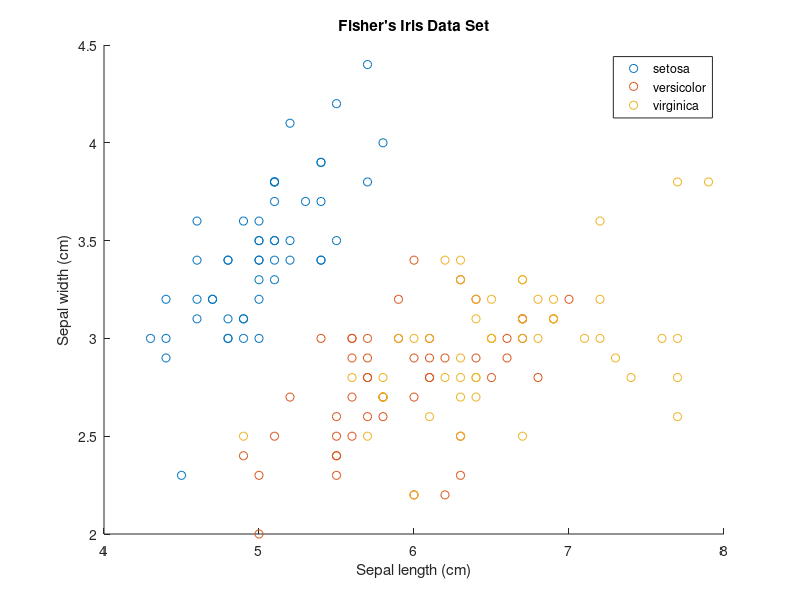

MATLAB code to generate this figure: (Note: this script raises an error after producing the figure.)
clear;
close all;
clc;
rng(4);
load fisheriris

X = meas(:,1:2); %select features to for GMM over peta meausurements
%[n,p] - size(X);

%plot the data in the feature space
figure;
gscatter(X(:,1),X(:,2),species);
title('Fisher''s Iris Data Set');
xlabel('Sepal length (cm)');
ylabel('Sepal width (cm)');

%GMM tuning params
k = 4;
options = statset('MaxIter', 1000); %increase no. of EM iterations

%plotting params
d = 500;
x1 = linspace(min(X(:,1)) - 2,max(X(:,1)) + 2,d);
x2 = linspace(min(X(:,2)) - 2,max(X(:,2)) + 2,d);
[x1grid,x2grid] = meshgrid(x1,x2);
X0 = [x1grid(:) x2grid(:)]; % create points that cover the data space of interest
threshold = sqrt(chi2inv(0.99,2)); % select Gaussian with 99% confidence
plotColors = [0.5,0.5,0.5;0.62,0.62,0.62;0.87,0.87,0.87;0.75,0.75,0.75];
c = 1;
figure()

% Fit gaussian and plot
for ik = 1 : k
    % fit ik Gaussian mixtures
    gmModel = fitgmdist(X,ik,'Options',options);
    clusterX = cluster(gmModel,X);
    % plot Gaussians over truth
    mahalDist = mahal(gmModel,X0);
    subplot(2,2,c);
    h1 = gscatter(X(:,1),X(:,2),clusterX,'rbgm'); % plot truth
    hold on;
    for m = 1:ik;
        idx = mahalDist(:,m)<=threshold; %find coverage fo 99% for Gaussian |m|
        h2 = plot(X0(idx,1),X0(idx,2),'.','Color',plotColors(m,:),'MarkerSize',1);
        uistack(h2,'bottom');
    end
    plot(gmModel.mu(:,1),gmModel.mu(:,2),'kx','LineWidth',2,'MarkerSize',10)
    axis([4,8,1.5,5.5])
    hold off
    c = c + 1;
end